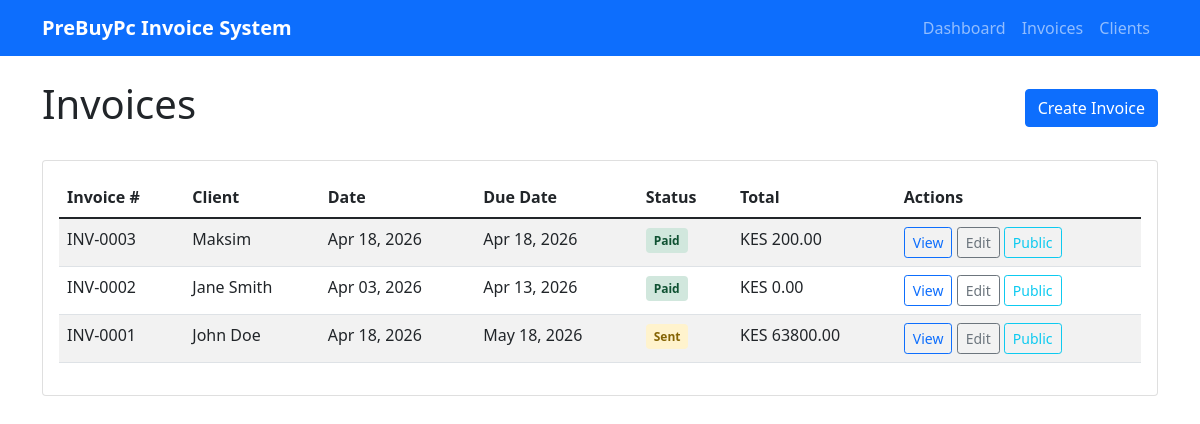
The page /invoices/ on the database as committed earlier.
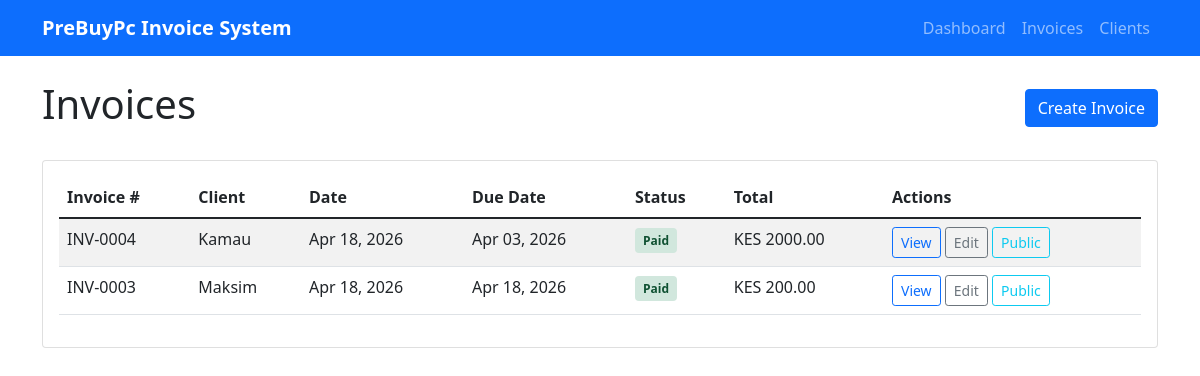
The same page on the database as committed later.
### invoices/models.py (models this page shows, shortened)
class Invoice(models.Model):
    STATUS_CHOICES = [
        ('draft', 'Draft'),
        ('sent', 'Sent'),
        ('paid', 'Paid'),
        ('overdue', 'Overdue'),
        ('cancelled', 'Cancelled'),
        ('refunded', 'Refunded'),
    ]
    invoice_number = models.CharField(max_length=50, unique=True)
    client = models.ForeignKey(Client, on_delete=models.CASCADE, related_name='invoices')
    currency = models.CharField(max_length=3, default='KES')
    date_issued = models.DateField(default=timezone.now)
    due_date = models.DateField(null=True, blank=True)
    status = models.CharField(max_length=20, choices=STATUS_CHOICES, default='draft')
    tax_rate = models.DecimalField(max_digits=5, decimal_places=2, default=0)
    discount = models.DecimalField(max_digits=10, decimal_places=2, default=0)
    subtotal = models.DecimalField(max_digits=10, decimal_places=2, default=0)
    tax_amount = models.DecimalField(max_digits=10, decimal_places=2, default=0)
    grand_total = models.DecimalField(max_digits=10, decimal_places=2, default=0)
    paid_at = models.DateTimeField(null=True, blank=True)
    notes = models.TextField(blank=True)
    public_token = models.UUIDField(default=uuid.uuid4, editable=False, unique=True)
    is_active = models.BooleanField(default=True)
    created_at = models.DateTimeField(auto_now_add=True)
    updated_at = models.DateTimeField(auto_now=True)
    class Meta:
        ordering = ['-created_at']
        indexes = [
            models.Index(fields=['invoice_number']),
            models.Index(fields=['client']),
            models.Index(fields=['status']),
        ]

class Client(models.Model):
    name = models.CharField(max_length=255)
    email = models.EmailField(blank=True)
    phone = models.CharField(max_length=20, blank=True)
    company_name = models.CharField(max_length=255, blank=True)
    billing_address = models.TextField(blank=True)
    kra_pin = models.CharField(max_length=20, blank=True)
    notes = models.TextField(blank=True)
    created_at = models.DateTimeField(auto_now_add=True)
    updated_at = models.DateTimeField(auto_now=True)
    class Meta:
        ordering = ['-created_at']

### invoices/views.py (the view)
# urls.py: path('invoices/', views.invoice_list, name='list'),
def invoice_list(request):
    invoices = Invoice.objects.select_related('client').all()
    return render(request, 'invoices/invoice_list.html', {
        'invoices': invoices
    })

### invoices/templates/invoices/invoice_list.html (shortened to what this page needs)
{% extends 'invoices/base.html' %}
{% block content %}
<div class="d-flex justify-content-between align-items-center mb-4">
    <h1>Invoices</h1>
    <a href="{% url 'invoices:create' %}" class="btn btn-primary">Create Invoice</a>
</div>
<div class="card">
    <div class="card-body">
        <div class="table-responsive">
            <table class="table table-striped">
                <thead>
                    <tr>
                        <th>Invoice #</th>
                        <th>Client</th>
                        <th>Date</th>
                        <th>Due Date</th>
                        <th>Status</th>
                        <th>Total</th>
                        <th>Actions</th>
                    </tr>
                </thead>
                <tbody>
                    {% for invoice in invoices %}
                    <tr>
                        <td>{{ invoice.invoice_number }}</td>
                        <td>{{ invoice.client.name }}</td>
                        <td>{{ invoice.date_issued|date:"M d, Y" }}</td>
                        <td>{{ invoice.due_date|date:"M d, Y"|default:"—" }}</td>
                        <td>
                            <span class="status-badge status-{{ invoice.status }}">
                                {{ invoice.get_status_display }}
                            </span>
                        </td>
                        <td>{{ invoice.currency }} {{ invoice.grand_total|floatformat:2 }}</td>
                        <td>
                            <a href="{% url 'invoices:detail' invoice.pk %}" class="btn btn-sm btn-outline-primary">View</a>
                            <a href="{% url 'invoices:edit' invoice.pk %}" class="btn btn-sm btn-outline-secondary">Edit</a>
                            <a href="{% url 'invoices:public' invoice.public_token %}" class="btn btn-sm btn-outline-info" target="_blank">Public</a>
                        </td>
                    </tr>
                    {% empty %}
                    <tr>
                        <td colspan="7" class="text-center text-muted">No invoices found. <a href="{% url 'invoices:create' %}">Create your first invoice</a>.</td>
                    </tr>
                    {% endfor %}
                </tbody>
            </table>
        </div>
    </div>
</div>
{% endblock %}

### invoices/templates/invoices/base.html (shortened to what this page needs)
<!DOCTYPE html>
<html lang="en">
<head>
    <link href="https://cdn.jsdelivr.net/npm/bootstrap@5.1.3/dist/css/bootstrap.min.css" rel="stylesheet">
</head>
<body>
    <nav class="navbar navbar-expand-lg navbar-dark bg-primary">
        <div class="container">
            <a class="navbar-brand" href="{% url 'invoices:dashboard' %}">PreBuyPc Invoice System</a>
            <div class="navbar-nav ms-auto">
                <a class="nav-link" href="{% url 'invoices:dashboard' %}">Dashboard</a>
                <a class="nav-link" href="{% url 'invoices:list' %}">Invoices</a>
                <a class="nav-link" href="{% url 'invoices:client_list' %}">Clients</a>
            </div>
        </div>
    </nav>
    <div class="container mt-4">
        {% block content %}{% endblock %}
    </div>
</body>
</html>

### invoices/templates/invoices/base.html (style rules this page uses)
.navbar-brand { font-weight: bold; }
.status-badge { padding: 0.25rem 0.5rem; border-radius: 0.25rem; font-size: 0.75rem; font-weight: 600; }
.status-paid { background-color: #d1e7dd; color: #0f5132; }

Rows that differ between the two databases and show on the page:
removed Invoice: invoice_number "INV-0002", client.name "Jane Smith", date_issued "Apr 03, 2026", due_date "Apr 13, 2026", status "Paid", currency "KES", grand_total "0.00"
removed Invoice: invoice_number "INV-0001", client.name "John Doe", date_issued "Apr 18, 2026", due_date "May 18, 2026", status "Sent", currency "KES", grand_total "63800.00"
added Invoice: invoice_number "INV-0004", client.name "Kamau", date_issued "Apr 18, 2026", due_date "Apr 03, 2026", status "Paid", currency "KES", grand_total "2000.00"
